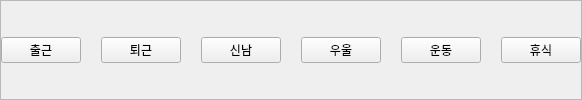
                     <widget class="QFrame" name="Tags">
                      <property name="minimumSize">
                       <size>
                        <width>0</width>
                        <height>50</height>
                       </size>
                      </property>
                      <property name="maximumSize">
                       <size>
                        <width>16777215</width>
                        <height>16777215</height>
                       </size>
                      </property>
                      <property name="frameShape">
                       <enum>QFrame::StyledPanel</enum>
                      </property>
                      <property name="frameShadow">
                       <enum>QFrame::Raised</enum>
                      </property>
                      <layout class="QHBoxLayout" name="horizontalLayout_4">
                       <property name="spacing">
                        <number>20</number>
                       </property>
                       <property name="leftMargin">
                        <number>0</number>
                       </property>
                       <property name="topMargin">
                        <number>0</number>
                       </property>
                       <property name="rightMargin">
                        <number>0</number>
                       </property>
                       <property name="bottomMargin">
                        <number>0</number>
                       </property>
                       <item>
                        <widget class="QPushButton" name="tag1">
                         <property name="text">
                          <string>출근</string>
                         </property>
                        </widget>
                       </item>
                       <item>
                        <widget class="QPushButton" name="tag2">
                         <property name="text">
                          <string>퇴근</string>
                         </property>
                        </widget>
                       </item>
                       <item>
                        <widget class="QPushButton" name="tag3">
                         <property name="text">
                          <string>신남</string>
                         </property>
                        </widget>
                       </item>
                       <item>
                        <widget class="QPushButton" name="tag4">
                         <property name="text">
                          <string>우울</string>
                         </property>
                        </widget>
                       </item>
                       <item>
                        <widget class="QPushButton" name="tag5">
                         <property name="text">
                          <string>운동</string>
                         </property>
                        </widget>
                       </item>
                       <item>
                        <widget class="QPushButton" name="tag6">
                         <property name="text">
                          <string>휴식</string>
                         </property>
                        </widget>
                       </item>
                      </layout>
                     </widget>
